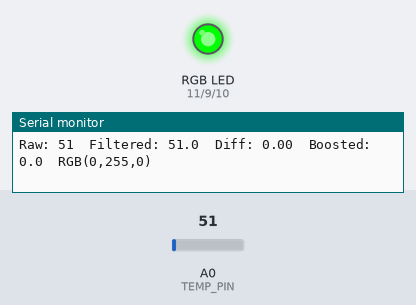
This sketch was run on a simulated Arduino Uno, built with avr-gcc and run on an emulated ATmega328P. Shown: an RGB LED mixed from three pins (HIGH = lit), the last lines printed to the serial monitor. Inputs (shaded band) come from the test bench; at power-on: A0 (TEMP_PIN) = 51.

Above: at 3.3 s.
3.4 s: A0 (TEMP_PIN) set to 61
At 5.1 s:
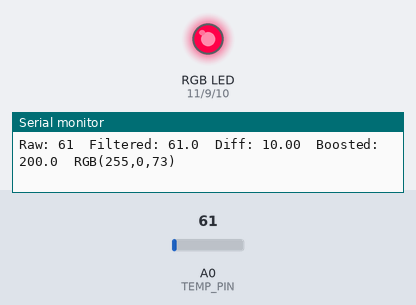
6.4 s: A0 (TEMP_PIN) set to 71
At 6.8 s:
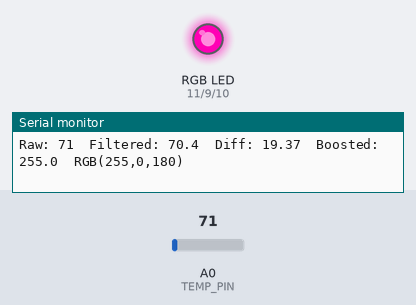
7.9 s: A0 (TEMP_PIN) set to 30
At 9.2 s:
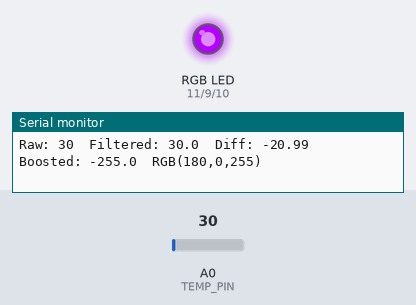
9.6 s: A0 (TEMP_PIN) set to 86
At 10.3 s:
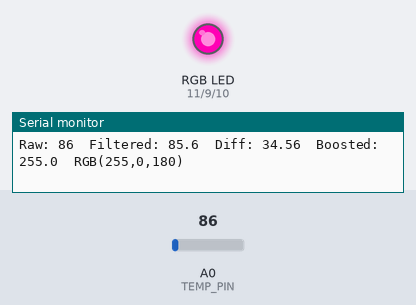
11.2 s: A0 (TEMP_PIN) set to 61
At 12.8 s:
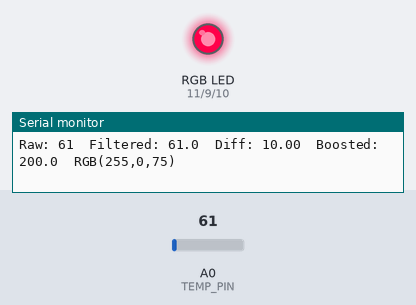
14.2 s: A0 (TEMP_PIN) set to 112
At 14.7 s:
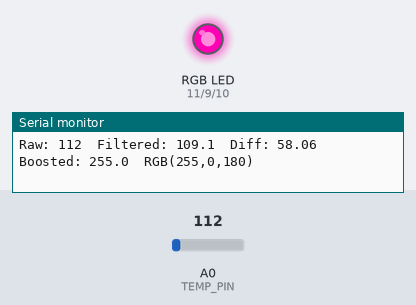
Timing chart, 0 to 16.7 s (numbered marks = the images above; inputs shaded):
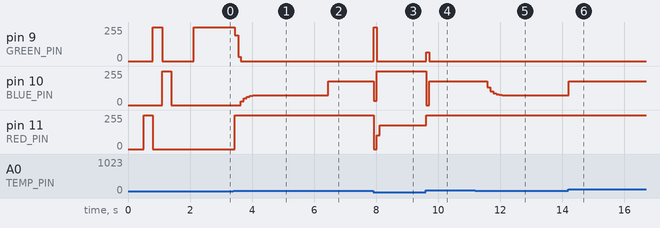

The sketch:

arduino_temperature_sensor.ino
```cpp
// ===== VERY SENSITIVE TOUCH COLOR DEMO =====
// KY-013 + KY-016
// Easy visible color change when you touch the sensor

const byte TEMP_PIN = A0;

// RGB pins
const byte RED_PIN   = 11;
const byte GREEN_PIN = 9;
const byte BLUE_PIN  = 10;

// true for common cathode, false for common anode
const bool COMMON_CATHODE = true;

// If touching gives colder colors, change to true
const bool INVERT_TEMP_DIRECTION = false;

// Make touch effect much stronger
const float TOUCH_GAIN = 20.0;

// Small neutral area
const int NEUTRAL_BAND = 1;

// Baseline room value
float roomValue = 0;
float filteredRaw = 0;

void setup() {
  pinMode(RED_PIN, OUTPUT);
  pinMode(GREEN_PIN, OUTPUT);
  pinMode(BLUE_PIN, OUTPUT);

  Serial.begin(9600);
  delay(500);

  // quick LED test
  setRGB(255, 0, 0); delay(300);
  setRGB(0, 255, 0); delay(300);
  setRGB(0, 0, 255); delay(300);
  setRGB(0, 0, 0);   delay(300);

  // Read room baseline once at startup
  roomValue = calibrateRoomValue();
  filteredRaw = roomValue;

  Serial.print("Room baseline = ");
  Serial.println(roomValue);
}

void loop() {
  int raw = readAverageAnalog();

  // faster response
  filteredRaw = 0.50 * raw + 0.50 * filteredRaw;

  float diff = filteredRaw - roomValue;

  if (INVERT_TEMP_DIRECTION) {
    diff = -diff;
  }

  // amplify small changes
  float boosted = diff * TOUCH_GAIN;

  // limit
  if (boosted > 255) boosted = 255;
  if (boosted < -255) boosted = -255;

  int r, g, b;
  boostedToColor(boosted, r, g, b);
  setRGB(r, g, b);

  Serial.print("Raw: ");
  Serial.print(raw);
  Serial.print("  Filtered: ");
  Serial.print(filteredRaw, 1);
  Serial.print("  Diff: ");
  Serial.print(diff, 2);
  Serial.print("  Boosted: ");
  Serial.print(boosted, 1);
  Serial.print("  RGB(");
  Serial.print(r);
  Serial.print(",");
  Serial.print(g);
  Serial.print(",");
  Serial.print(b);
  Serial.println(")");

  delay(80);
}

float calibrateRoomValue() {
  long total = 0;
  const int count = 40;

  for (int i = 0; i < count; i++) {
    total += analogRead(TEMP_PIN);
    delay(10);
  }

  return total / float(count);
}

int readAverageAnalog() {
  long total = 0;
  const byte count = 6;

  for (byte i = 0; i < count; i++) {
    total += analogRead(TEMP_PIN);
    delay(2);
  }

  return total / count;
}

void boostedToColor(float x, int &r, int &g, int &b) {
  // near room temperature = bright green
  if (x >= -NEUTRAL_BAND && x <= NEUTRAL_BAND) {
    r = 0;
    g = 255;
    b = 0;
    return;
  }

  // warmer side: green -> yellow -> orange -> red -> magenta
  if (x > NEUTRAL_BAND) {
    if (x < 80) {
      // green -> yellow
      r = map((int)x, 0, 80, 0, 255);
      g = 255;
      b = 0;
    } else if (x < 160) {
      // yellow -> red
      r = 255;
      g = map((int)x, 80, 160, 255, 0);
      b = 0;
    } else {
      // red -> magenta
      r = 255;
      g = 0;
      b = map((int)x, 160, 255, 0, 180);
    }
    return;
  }

  // colder side: green -> cyan -> blue -> purple
  if (x < -NEUTRAL_BAND) {
    int y = (int)(-x);

    if (y < 80) {
      // green -> cyan
      r = 0;
      g = 255;
      b = map(y, 0, 80, 0, 255);
    } else if (y < 160) {
      // cyan -> blue
      r = 0;
      g = map(y, 80, 160, 255, 0);
      b = 255;
    } else {
      // blue -> purple
      r = map(y, 160, 255, 0, 180);
      g = 0;
      b = 255;
    }
    return;
  }
}

void setRGB(int r, int g, int b) {
  if (COMMON_CATHODE) {
    analogWrite(RED_PIN, r);
    analogWrite(GREEN_PIN, g);
    analogWrite(BLUE_PIN, b);
  } else {
    analogWrite(RED_PIN, 255 - r);
    analogWrite(GREEN_PIN, 255 - g);
    analogWrite(BLUE_PIN, 255 - b);
  }
}
```

Measured:
- after the input at 3.4 s, pin 9 (GREEN_PIN): 255/255 → 192/255 after 0.05 s, → 32/255 0.10 s later, → 0/255 0.10 s later; pin 10 (BLUE_PIN): moves from 0/255 to 75/255 over 1.8 s, starting after 0.24 s; pin 11 (RED_PIN): 0/255 → 255/255 after 0.05 s
- after the input at 6.4 s, pin 10 (BLUE_PIN): 75/255 → 180/255 after 0.05 s
- after the input at 7.9 s, pin 9 (GREEN_PIN): 0/255 → 255/255 at once, → 0/255 0.10 s later; pin 10 (BLUE_PIN): 180/255 → 31/255 at once, → 255/255 0.10 s later; pin 11 (RED_PIN): 255/255 → 0/255 at once, → 104/255 0.10 s later, → 180/255 0.10 s later
- after the input at 9.6 s, pin 9 (GREEN_PIN): 0/255 → 64/255 at once, → 0/255 0.10 s later; pin 10 (BLUE_PIN): 255/255 → 0/255 at once, → 180/255 0.10 s later; pin 11 (RED_PIN): 180/255 → 255/255 at once
- after the input at 11.2 s, pin 10 (BLUE_PIN): moves from 180/255 to 75/255 over 0.49 s, starting after 0.38 s
- after the input at 14.2 s, pin 10 (BLUE_PIN): 75/255 → 180/255 at once
